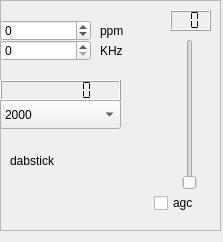
<?xml version="1.0" encoding="UTF-8"?>
<ui version="4.0">
 <class>dabstickWidget</class>
 <widget class="QWidget" name="dabstickWidget">
  <property name="geometry">
   <rect>
    <x>0</x>
    <y>0</y>
    <width>223</width>
    <height>242</height>
   </rect>
  </property>
  <property name="windowTitle">
   <string>Form</string>
  </property>
  <widget class="QFrame" name="contents">
   <property name="geometry">
    <rect>
     <x>0</x>
     <y>0</y>
     <width>221</width>
     <height>231</height>
    </rect>
   </property>
   <property name="frameShape">
    <enum>QFrame::StyledPanel</enum>
   </property>
   <property name="frameShadow">
    <enum>QFrame::Raised</enum>
   </property>
   <widget class="QLCDNumber" name="rateDisplay">
    <property name="geometry">
     <rect>
      <x>0</x>
      <y>80</y>
      <width>121</width>
      <height>21</height>
     </rect>
    </property>
    <property name="digitCount">
     <number>7</number>
    </property>
    <property name="segmentStyle">
     <enum>QLCDNumber::Flat</enum>
    </property>
   </widget>
   <widget class="QLabel" name="label">
    <property name="geometry">
     <rect>
      <x>10</x>
      <y>150</y>
      <width>101</width>
      <height>21</height>
     </rect>
    </property>
    <property name="text">
     <string>dabstick</string>
    </property>
   </widget>
   <widget class="QSpinBox" name="f_correction">
    <property name="geometry">
     <rect>
      <x>0</x>
      <y>20</y>
      <width>91</width>
      <height>21</height>
     </rect>
    </property>
    <property name="minimum">
     <number>-100</number>
    </property>
    <property name="maximum">
     <number>100</number>
    </property>
   </widget>
   <widget class="QSpinBox" name="KhzOffset">
    <property name="geometry">
     <rect>
      <x>0</x>
      <y>40</y>
      <width>91</width>
      <height>21</height>
     </rect>
    </property>
    <property name="maximum">
     <number>1000000</number>
    </property>
   </widget>
   <widget class="QLabel" name="label_3">
    <property name="geometry">
     <rect>
      <x>100</x>
      <y>40</y>
      <width>41</width>
      <height>21</height>
     </rect>
    </property>
    <property name="text">
     <string>KHz</string>
    </property>
   </widget>
   <widget class="QLabel" name="label_4">
    <property name="geometry">
     <rect>
      <x>100</x>
      <y>20</y>
      <width>51</width>
      <height>21</height>
     </rect>
    </property>
    <property name="text">
     <string>ppm</string>
    </property>
   </widget>
   <widget class="QComboBox" name="rateSelector">
    <property name="geometry">
     <rect>
      <x>0</x>
      <y>100</y>
      <width>121</width>
      <height>29</height>
     </rect>
    </property>
    <item>
     <property name="text">
      <string>2000</string>
     </property>
    </item>
    <item>
     <property name="text">
      <string>2500</string>
     </property>
    </item>
    <item>
     <property name="text">
      <string>960</string>
     </property>
    </item>
    <item>
     <property name="text">
      <string>1200</string>
     </property>
    </item>
    <item>
     <property name="text">
      <string>1536</string>
     </property>
    </item>
    <item>
     <property name="text">
      <string>3000</string>
     </property>
    </item>
   </widget>
   <widget class="QSlider" name="gainSlider">
    <property name="geometry">
     <rect>
      <x>180</x>
      <y>39</y>
      <width>20</width>
      <height>151</height>
     </rect>
    </property>
    <property name="orientation">
     <enum>Qt::Vertical</enum>
    </property>
   </widget>
   <widget class="QCheckBox" name="agcChecker">
    <property name="geometry">
     <rect>
      <x>154</x>
      <y>190</y>
      <width>51</width>
      <height>26</height>
     </rect>
    </property>
    <property name="text">
     <string>agc</string>
    </property>
   </widget>
   <widget class="QLCDNumber" name="showGain">
    <property name="geometry">
     <rect>
      <x>170</x>
      <y>10</y>
      <width>41</width>
      <height>21</height>
     </rect>
    </property>
    <property name="digitCount">
     <number>2</number>
    </property>
    <property name="segmentStyle">
     <enum>QLCDNumber::Flat</enum>
    </property>
   </widget>
  </widget>
 </widget>
 <resources/>
 <connections/>
</ui>
